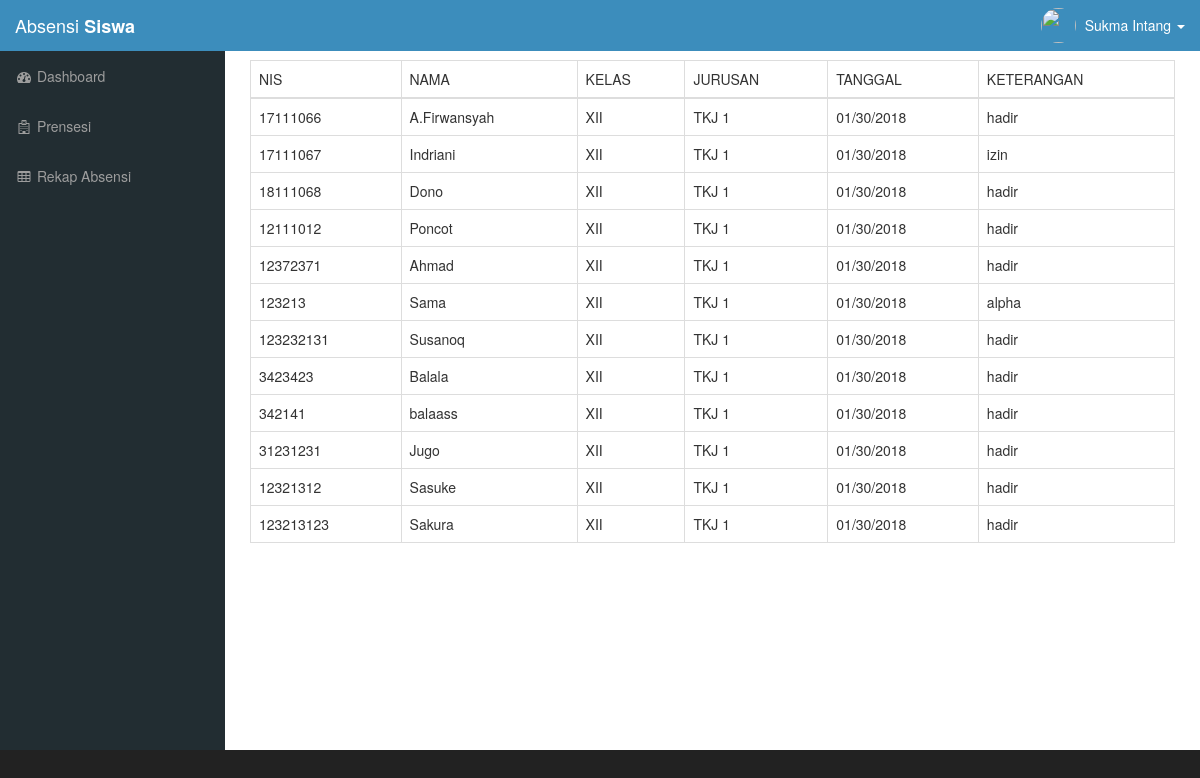
Screenshot of /guru/view.php (signed in) with the database file from the repository.
### tables this page shows
CREATE TABLE `siswa` (
  `id_siswa` int(11) NOT NULL,
  `nis` int(20) NOT NULL,
  `nama` varchar(40) NOT NULL,
  `kelas` varchar(10) NOT NULL,
  `jurusan` varchar(30) NOT NULL,
  `semester` varchar(50) NOT NULL
);

CREATE TABLE `jurusan` (
  `id_tanggal` int(11) NOT NULL,
  `kelas` varchar(10) NOT NULL,
  `jurusan` varchar(20) NOT NULL,
  `tanggal` varchar(10) NOT NULL
);

CREATE TABLE `keterangan` (
  `id_siswa` int(11) NOT NULL,
  `keterangan` varchar(100) NOT NULL,
  `tanggal` varchar(40) NOT NULL
);

### functions/Library.php (called while the page is built, shortened)
<?php
  class Library{
    public function __construct(){
      $this->db = new PDO('mysql:host=localhost;dbname=absensiSiswa;','root','root');
    }
    public function detailAbsen(){
      $sql    = "SELECT siswa.nis , siswa.nama , siswa.kelas , jurusan.jurusan , keterangan.tanggal , keterangan.keterangan
      FROM siswa
      INNER JOIN jurusan
      INNER JOIN keterangan ON siswa.id_siswa = keterangan.id_siswa
      WHERE siswa.kelas = 'XII' AND jurusan.jurusan = 'TKJ 1'";
      $query = $this->db->query($sql);
      return $query;
    }
}
 ?>

### guru/view.php (the view, shortened to what this page needs)
<?php
require_once "../template/header.php";
require_once "../functions/Library.php";
$siswa = new Library();
$view = $siswa->detailAbsen();
?>
  <table class="table table-bordered">
    <thead>
      <tr>
        <td>NIS</td>
        <td>NAMA</td>
        <td>KELAS</td>
        <td>JURUSAN</td>
        <td>TANGGAL</td>
        <td>KETERANGAN</td>
      </tr>
    </thead>
    <?php
    while($det = $view->fetch(PDO::FETCH_OBJ)){
      echo "
      <tr>
        <td>$det->nis</td>
        <td>$det->nama</td>
        <td>$det->kelas</td>
        <td>$det->jurusan</td>
        <td>$det->tanggal</td>
        <td>$det->keterangan</td>
      </tr>
      ";
    }
     ?>
  </table>
<?php require_once "../template/footer.php"; ?>

### assets/css/sb-admin.css (style rules this page uses)
body { margin-top: 100px; background-color: #222; }
@media (min-width:768px) { body { margin-top: 50px; } }

### rows the page displays
siswa: nis "17111066", nama "A.Firwansyah", kelas "XII", jurusan.jurusan "TKJ 1", keterangan.tanggal "01/30/2018", keterangan.keterangan "hadir"
siswa: nis "17111067", nama "Indriani", kelas "XII", jurusan.jurusan "TKJ 1", keterangan.tanggal "01/30/2018", keterangan.keterangan "izin"
siswa: nis "18111068", nama "Dono", kelas "XII", jurusan.jurusan "TKJ 1", keterangan.tanggal "01/30/2018", keterangan.keterangan "hadir"
siswa: nis "12111012", nama "Poncot", kelas "XII", jurusan.jurusan "TKJ 1", keterangan.tanggal "01/30/2018", keterangan.keterangan "hadir"
siswa: nis "12372371", nama "Ahmad", kelas "XII", jurusan.jurusan "TKJ 1", keterangan.tanggal "01/30/2018", keterangan.keterangan "hadir"
siswa: nis "123213", nama "Sama", kelas "XII", jurusan.jurusan "TKJ 1", keterangan.tanggal "01/30/2018", keterangan.keterangan "alpha"
siswa: nis "123232131", nama "Susanoq", kelas "XII", jurusan.jurusan "TKJ 1", keterangan.tanggal "01/30/2018", keterangan.keterangan "hadir"
siswa: nis "3423423", nama "Balala", kelas "XII", jurusan.jurusan "TKJ 1", keterangan.tanggal "01/30/2018", keterangan.keterangan "hadir"
siswa: nis "342141", nama "balaass", kelas "XII", jurusan.jurusan "TKJ 1", keterangan.tanggal "01/30/2018", keterangan.keterangan "hadir"
siswa: nis "31231231", nama "Jugo", kelas "XII", jurusan.jurusan "TKJ 1", keterangan.tanggal "01/30/2018", keterangan.keterangan "hadir"
siswa: nis "12321312", nama "Sasuke", kelas "XII", jurusan.jurusan "TKJ 1", keterangan.tanggal "01/30/2018", keterangan.keterangan "hadir"
siswa: nis "123213123", nama "Sakura", kelas "XII", jurusan.jurusan "TKJ 1", keterangan.tanggal "01/30/2018", keterangan.keterangan "hadir"

### other values shown
$nama[0] "Sukma Intang"
